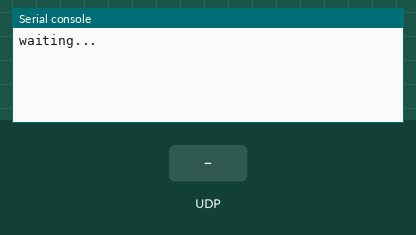
A program run on a simulated ESP32 board running MicroPython. On the bench: the last lines printed to the serial console. The inputs (shaded band) are chosen by the test bench. WiFi joins after 1.5 s.

Above: at 3.2 s.
3.3 s: UDP packet "0.0.0.0" arrives
At 4.5 s:
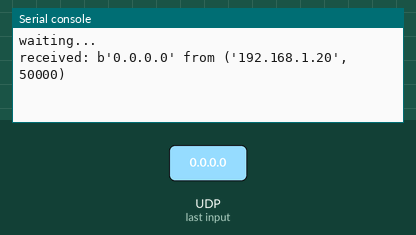
4.8 s: UDP packet "on" arrives
At 5.9 s:
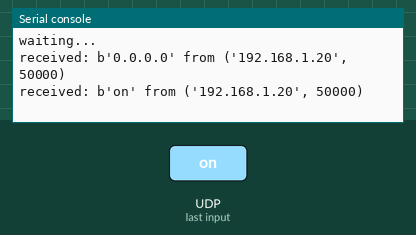
6.3 s: UDP packet "off" arrives
At 7.0 s:
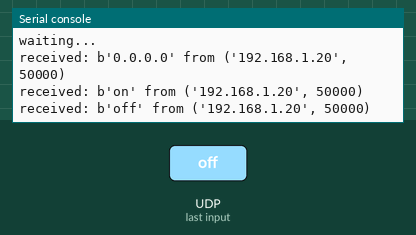

Measured:
- after the input at 3.3 s, the serial console: prints a new line at once (image 1)
- after the input at 4.8 s, the serial console: prints a new line at once (image 2)
- after the input at 6.3 s, the serial console: prints a new line at once (image 3)

The program:

udpServer.py
```python
import socket
import network
import time

port = 10000
SSID="yourSSID"
PASSWORD="yourPASSWD"
wlan=None
s=None

def connectWifi(ssid,passwd):
  global wlan
  wlan=network.WLAN(network.STA_IF)                     #create a wlan object
  wlan.active(True)                                     #Activate the network interface
  wlan.disconnect()                                     #Disconnect the last connected WiFi
  wlan.connect(ssid,passwd)                             #connect wifi

  while(wlan.ifconfig()[0]=='0.0.0.0'):
    time.sleep(1)
  return True

#Catch exceptions,stop program if interrupted accidentally in the 'try'
try:
  if(connectWifi(SSID, PASSWORD) == True):              #judge whether to connect WiFi
    s=socket.socket(socket.AF_INET, socket.SOCK_DGRAM)  #create socket
    s.setsockopt(socket.SOL_SOCKET,socket.SO_REUSEADDR,1)  #Set the value of the given socket option
    ip=wlan.ifconfig()[0]                               #get ip addr
    s.bind((ip,port))                                   #bind ip and port
    print('waiting...')
    while True:
      data,addr=s.recvfrom(1024)                        #Receive 1024 byte of data from the socket
      print('received:',data,'from',addr)
      s.sendto(data,addr)                               #send data to addr
except:
  if (s):
    s.close()
  wlan.disconnect()
  wlan.active(False)
```
